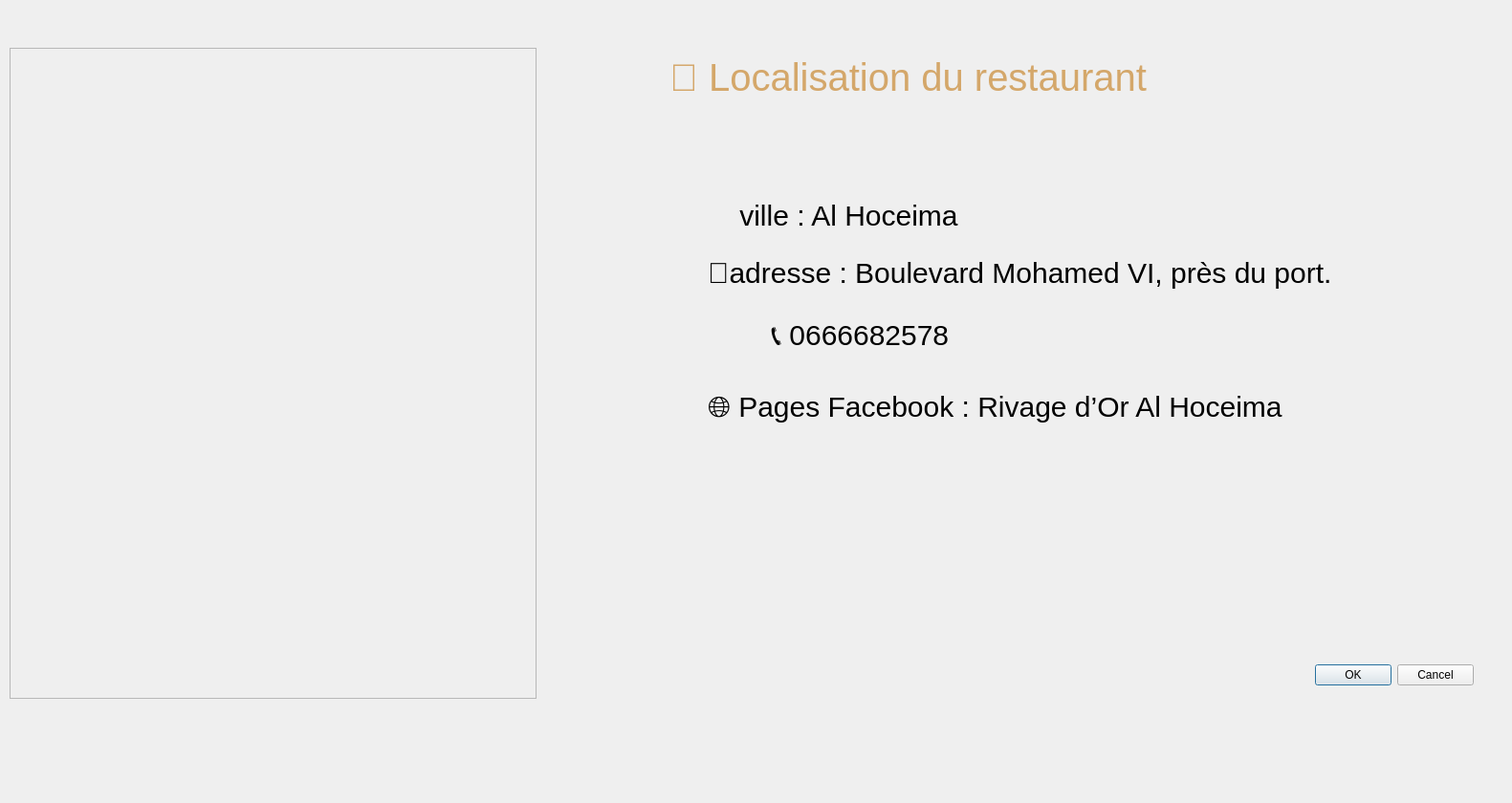
<?xml version="1.0" encoding="UTF-8"?>
<ui version="4.0">
 <class>localisation</class>
 <widget class="QDialog" name="localisation">
  <property name="geometry">
   <rect>
    <x>0</x>
    <y>0</y>
    <width>1581</width>
    <height>840</height>
   </rect>
  </property>
  <property name="windowTitle">
   <string>Dialog</string>
  </property>
  <property name="styleSheet">
   <string notr="true">QLabel{
font-family: 'Playfair Display', Georgia, serif;
font-size:40px;
color:#D4A76A;

}</string>
  </property>
  <widget class="QDialogButtonBox" name="buttonBox">
   <property name="geometry">
    <rect>
     <x>1200</x>
     <y>690</y>
     <width>341</width>
     <height>32</height>
    </rect>
   </property>
   <property name="orientation">
    <enum>Qt::Orientation::Horizontal</enum>
   </property>
   <property name="standardButtons">
    <set>QDialogButtonBox::StandardButton::Cancel|QDialogButtonBox::StandardButton::Ok</set>
   </property>
  </widget>
  <widget class="QFrame" name="frame_2">
   <property name="geometry">
    <rect>
     <x>10</x>
     <y>50</y>
     <width>551</width>
     <height>681</height>
    </rect>
   </property>
   <property name="frameShape">
    <enum>QFrame::Shape::StyledPanel</enum>
   </property>
   <property name="frameShadow">
    <enum>QFrame::Shadow::Raised</enum>
   </property>
  </widget>
  <widget class="QLabel" name="label">
   <property name="geometry">
    <rect>
     <x>700</x>
     <y>40</y>
     <width>661</width>
     <height>81</height>
    </rect>
   </property>
   <property name="styleSheet">
    <string notr="true">QLabel{
font-family: 'Playfair Display', Georgia, serif;
font-size:40px;
color:#D4A76A;

}</string>
   </property>
   <property name="text">
    <string>📍 Localisation du restaurant</string>
   </property>
  </widget>
  <widget class="QLabel" name="label_2">
   <property name="geometry">
    <rect>
     <x>740</x>
     <y>320</y>
     <width>721</width>
     <height>61</height>
    </rect>
   </property>
   <property name="styleSheet">
    <string notr="true">QLabel{
font-size:30px;
color:#000;
}</string>
   </property>
   <property name="text">
    <string>        📞 0666682578</string>
   </property>
  </widget>
  <widget class="QLabel" name="label_3">
   <property name="geometry">
    <rect>
     <x>740</x>
     <y>260</y>
     <width>711</width>
     <height>51</height>
    </rect>
   </property>
   <property name="styleSheet">
    <string notr="true">QLabel{
font-size:30px;
color:#000;
}</string>
   </property>
   <property name="text">
    <string>📍adresse : Boulevard Mohamed VI, près du port.</string>
   </property>
  </widget>
  <widget class="QLabel" name="label_4">
   <property name="geometry">
    <rect>
     <x>740</x>
     <y>200</y>
     <width>711</width>
     <height>51</height>
    </rect>
   </property>
   <property name="styleSheet">
    <string notr="true">QLabel{
font-size:30px;
color:#000;
}</string>
   </property>
   <property name="text">
    <string>    ville : Al Hoceima</string>
   </property>
  </widget>
  <widget class="QLabel" name="label_6">
   <property name="geometry">
    <rect>
     <x>740</x>
     <y>400</y>
     <width>731</width>
     <height>51</height>
    </rect>
   </property>
   <property name="styleSheet">
    <string notr="true">QLabel{
font-size:30px;
color:#000;
}</string>
   </property>
   <property name="text">
    <string>🌐 Pages Facebook : Rivage d’Or Al Hoceima</string>
   </property>
  </widget>
 </widget>
 <resources/>
 <connections>
  <connection>
   <sender>buttonBox</sender>
   <signal>accepted()</signal>
   <receiver>localisation</receiver>
   <slot>accept()</slot>
   <hints>
    <hint type="sourcelabel">
     <x>248</x>
     <y>254</y>
    </hint>
    <hint type="destinationlabel">
     <x>157</x>
     <y>274</y>
    </hint>
   </hints>
  </connection>
  <connection>
   <sender>buttonBox</sender>
   <signal>rejected()</signal>
   <receiver>localisation</receiver>
   <slot>reject()</slot>
   <hints>
    <hint type="sourcelabel">
     <x>316</x>
     <y>260</y>
    </hint>
    <hint type="destinationlabel">
     <x>286</x>
     <y>274</y>
    </hint>
   </hints>
  </connection>
 </connections>
</ui>
